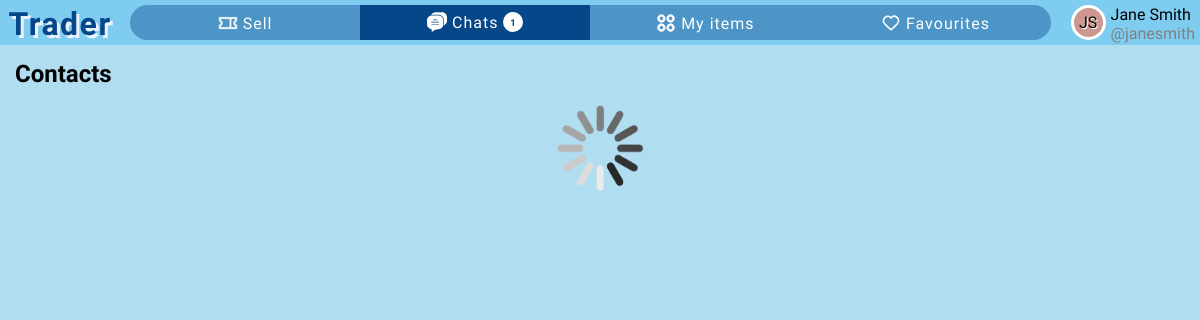
The app's page /all-contacts (signed in) with its own data.
### app/models.py (models this page shows)
class User(db.Model, UserMixin):
    id = db.Column(db.Integer, primary_key=True)  # User ID
    firstname = db.Column(db.String(50), nullable=False)  # First name
    lastname = db.Column(db.String(50), nullable=False)  # Last name
    username = db.Column(db.String(30), unique=True, nullable=False)  # Unique username
    email = db.Column(db.String(120), unique=True, nullable=False)  # Unique email
    password = db.Column(db.String(120), nullable=False)  # Password
    profile_color = db.Column(db.String(25), nullable=True, default=None)  # Profile color
    sent_chat = db.relationship('Chat', backref='sent_by_set', lazy=True, foreign_keys='Chat.sent_by')  # Chats sent by this user
    received_chat = db.relationship('Chat', backref='received_by_set', lazy=True, foreign_keys='Chat.received_by')  # Chats received by this user
    items = db.relationship('Item', backref='item_owner', lazy=True)  # Items posted by this user
    contacts = db.relationship('User', secondary=user_contacts,  # Many-to-many relationship for contacts
                               primaryjoin=(user_contacts.c.contact_id == id),
                               secondaryjoin=(user_contacts.c.contacted_id == id),
                               backref=db.backref('contacted_by', lazy='dynamic'),
                               lazy='dynamic')
    favourites = db.relationship('Item', secondary=favourite_items, backref=db.backref('fav_users', lazy='dynamic'))  # Many-to-many relationship for favorite items

### app/routes.py (the view)
@app.get("/all-contacts")
@login_required
def all_contacts():
    return render_template("all-contacts.html")

### app/routes.py (called while the page is built)
@login_manager.user_loader
def load_user(user_id):
    return User.query.get(int(user_id))

### app/templates/all-contacts.html (shortened to what this page needs)
{% extends 'base.html' %}
{% block head %}
    <link rel="stylesheet" href="{{ url_for('static', filename='css/all-contacts.css') }}">
{% endblock head %}
{% block all_contacts_page %}selected{% endblock %}
{% block content %}
<h2 class="all-contacts-title">Contacts</h2>
<div id="all-contacts">
    <img class="spinner" src="{{ url_for('static', filename='img/spinner.gif') }}" alt="loading...">
</div>
{% endblock content %}

### app/templates/partials/user-card.html
<div class="user-logo-cont" style="background-color: #{{ current_user.profile_color }};">
    <div class="user-logo">{{ current_user.firstname[0]|upper }}{{ current_user.lastname[0]|upper }}</div>
</div>
<div class="first-last-name">{{ current_user.firstname|title }} {{ current_user.lastname|title }}</div>
<span class="username">@{{ current_user.username }}</span>

### app/static/css/base.css (style rules this page uses)
* { font-family: 'Varela Round', serif; box-sizing: border-box; margin: 0; padding: 0; font-size: bolder; }
body { background-color: #B1DDF1; color: white; height: 100vh; }

### app/static/css/partials/user-card.css (style rules this page uses)
.user-logo-cont { display: flex; justify-content: center; align-items: center; background-color: #7eccf0; width: 35px; height: 35px; border: 3px solid white; border-radius: 50%; text-shadow: 1px 1px white; grid-row: span 2; }
.user-logo { font-family: Amita; }
.username { color: gray; }

### app/static/css/all-contacts.css (style rules this page uses)
body { color: black; }
.spinner { display: block; width: 90px; margin: auto; }
.all-contacts-title { padding: 15px; }

### records on screen
User: firstname "J", lastname "S", firstname "Jane", lastname "Smith", username "janesmith"
